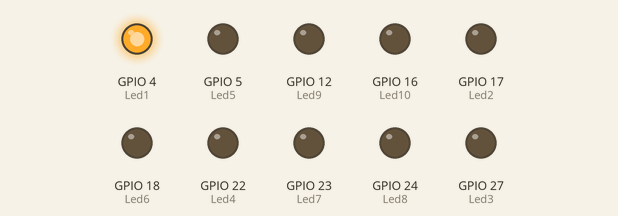
Simulated run of this program. Board: Raspberry Pi (BCM pin numbers). On the bench: output pins drawn as LEDs (lit = HIGH). What the program prints to the terminal is not drawn. At 11.4 s the program stops and its outputs stay as they are.

Above: at 0.1 s.
At 1.3 s:
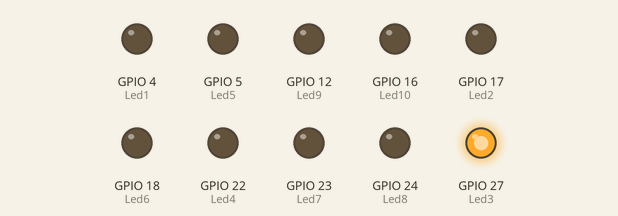
At 2.5 s:
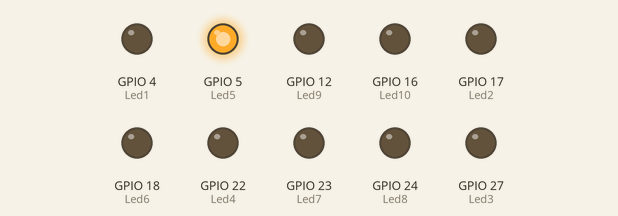
At 5.5 s:
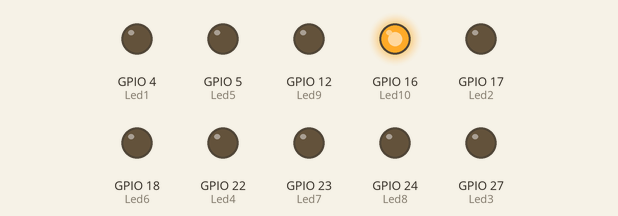
At 7.9 s:
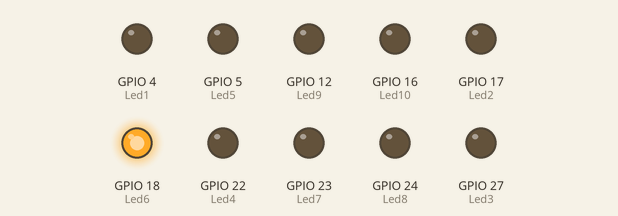
At 11.4 s:
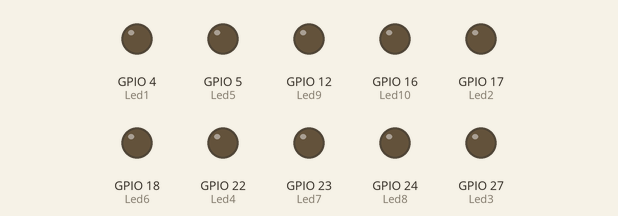
Timing chart, 0 to 12.9 s (numbered marks = the images above):
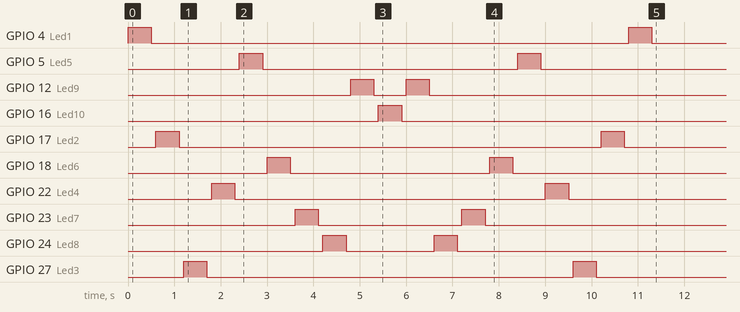

The program:

BARLED1.py
```python
#coding:utf-8

#importation des bibliothèques
from gpiozero import *
import time

"""
---LED utilisé---
LED #1 - GPIO-4
LED #2 - GPIO-17
LED #3 - GPIO-27
LED #4 - GPIO-22
LED #5 - GPIO-5
LED #6 - GPIO-18
LED #7 - GPIO-23
LED #8 - GPIO-24
LED #9 - GPIO-12
LED #10- GPIO-16
"""
Led1 = LED(4)
Led2 = LED(17)
Led3 = LED(27)
Led4 = LED(22)
Led5 = LED(5)
Led6 = LED(18)
Led7 = LED(23)
Led8 = LED(24)
Led9 = LED(12)
Led10 = LED(16)


print ("Début 1 By 1")		#On affiche dans la console
Led1.on()
time.sleep(.5)
Led1.off()
time.sleep(.1)
Led2.on()
time.sleep(.5)
Led2.off()
time.sleep(.1)
Led3.on()
time.sleep(.5)
Led3.off()
time.sleep(.1)
Led4.on()
time.sleep(.5)
Led4.off()
time.sleep(.1)
Led5.on()
time.sleep(.5)
Led5.off()
time.sleep(.1)
Led6.on()
time.sleep(.5)
Led6.off()
time.sleep(.1)
Led7.on()
time.sleep(.5)
Led7.off()
time.sleep(.1)
Led8.on()
time.sleep(.5)
Led8.off()
time.sleep(.1)
Led9.on()
time.sleep(.5)
Led9.off()
time.sleep(.1)
Led10.on()
time.sleep(.5)
Led10.off()
time.sleep(.1)
Led9.on()
time.sleep(.5)
Led9.off()
time.sleep(.1)
Led8.on()
time.sleep(.5)
Led8.off()
time.sleep(.1)
Led7.on()
time.sleep(.5)
Led7.off()
time.sleep(.1)
Led6.on()
time.sleep(.5)
Led6.off()
time.sleep(.1)
Led5.on()
time.sleep(.5)
Led5.off()
time.sleep(.1)
Led4.on()
time.sleep(.5)
Led4.off()
time.sleep(.1)
Led3.on()
time.sleep(.5)
Led3.off()
time.sleep(.1)
Led2.on()
time.sleep(.5)
Led2.off()
time.sleep(.1)
Led1.on()
time.sleep(.5)
Led1.off()
time.sleep(.1)
Led1.off()
Led2.off()
Led3.off()
Led4.off()
Led5.off()
Led6.off()
Led7.off()
Led8.off()
Led9.off()
Led10.off()
print ("Fin 1 By 1")		#On affiche dans la console
```

Measured:
- by itself, GPIO 4 (Led1): alternates HIGH for 0.50 s and LOW for 10.3 s
- by itself, GPIO 5 (Led5): alternates HIGH for 0.50 s and LOW for 5.5 s
- by itself, GPIO 12 (Led9): LOW → HIGH at 4.8 s, → LOW 0.50 s later, → HIGH 0.70 s later, → LOW 0.50 s later, … (4 changes in this stretch)
- by itself, GPIO 16 (Led10): LOW → HIGH at 5.4 s, → LOW 0.50 s later
- by itself, GPIO 17 (Led2): alternates HIGH for 0.50 s and LOW for 9.1 s
- by itself, GPIO 18 (Led6): alternates HIGH for 0.50 s and LOW for 4.3 s
- by itself, GPIO 22 (Led4): alternates HIGH for 0.50 s and LOW for 6.7 s
- by itself, GPIO 23 (Led7): alternates HIGH for 0.50 s and LOW for 3.1 s, 4 changes in all, then stays LOW
